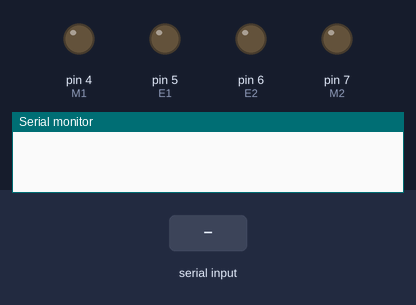
The sketch below on a simulated Arduino Uno, built with avr-gcc and run on an emulated ATmega328P. Shown: output pins drawn as LEDs (lit = HIGH), the last lines printed to the serial monitor. The test bench sets the inputs (shaded band).

Above: at 1.2 s.
1.3 s: "1" received over the second serial link
At 2.0 s:
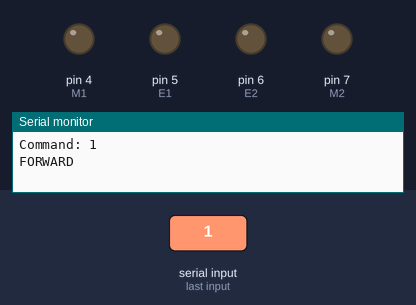
2.9 s: "2" received over the second serial link
At 4.4 s:
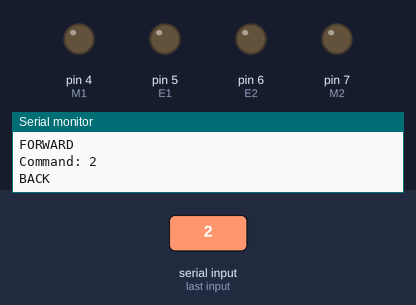
Timing chart, 0 to 5.9 s (numbered marks = the images above; inputs shaded):
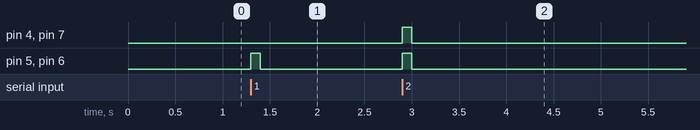

Measured:
- after the input at 1.3 s, pin 5 (E1), pin 6 (E2): LOW → HIGH at once, → LOW 0.10 s later
- after the input at 2.9 s, pin 4 (M1), pin 5 (E1), pin 6 (E2), pin 7 (M2): LOW → HIGH at once, → LOW 0.10 s later

The sketch:

bci_control.ino
```cpp
#include <SoftwareSerial.h>

SoftwareSerial hc06(2, 3);

int E1 = 5;
int M1 = 4;
int E2 = 6;
int M2 = 7;

String cmd = "";

void setup() {
  pinMode(M1, OUTPUT);
  pinMode(M2, OUTPUT);
  Serial.begin(9600);
  hc06.begin(9600);
}

void loop() {
  while (hc06.available()) {
    cmd += (char)hc06.read();
    break;
  }

  if (cmd != "") {
        Serial.print("Command: ");
        Serial.println(cmd);

    // FORWARD
    if (cmd.compareTo("1") == 0) {
      Serial.println("FORWARD");
      digitalWrite(M1, LOW);
      analogWrite(E1, 255);
      digitalWrite(M2, LOW);
      analogWrite(E2, 255);
    }

    // BACK
    if (cmd.compareTo("2") == 0) {
      Serial.println("BACK");
      digitalWrite(M1, HIGH);
      analogWrite(E1, 255);
      digitalWrite(M2, HIGH);
      analogWrite(E2, 255);
    }

    // LEFT
    if (cmd.compareTo("3") == 0) {
      Serial.println("LEFT");
      digitalWrite(M1, LOW);
      analogWrite(E1, 255);
      digitalWrite(M2, HIGH);
      analogWrite(E2, 255);
    }

    // RIGHT
    if (cmd.compareTo("4") == 0) {
      Serial.println("RIGHT");
      digitalWrite(M1, HIGH);
      analogWrite(E1, 255);
      digitalWrite(M2, LOW);
      analogWrite(E2, 255);
    }

    delay(100);
    digitalWrite(M1, LOW);
    analogWrite(E1, 0);
    digitalWrite(M2, LOW);
    analogWrite(E2, 0);

    cmd = ""; //reset cmd
  }
}
```
